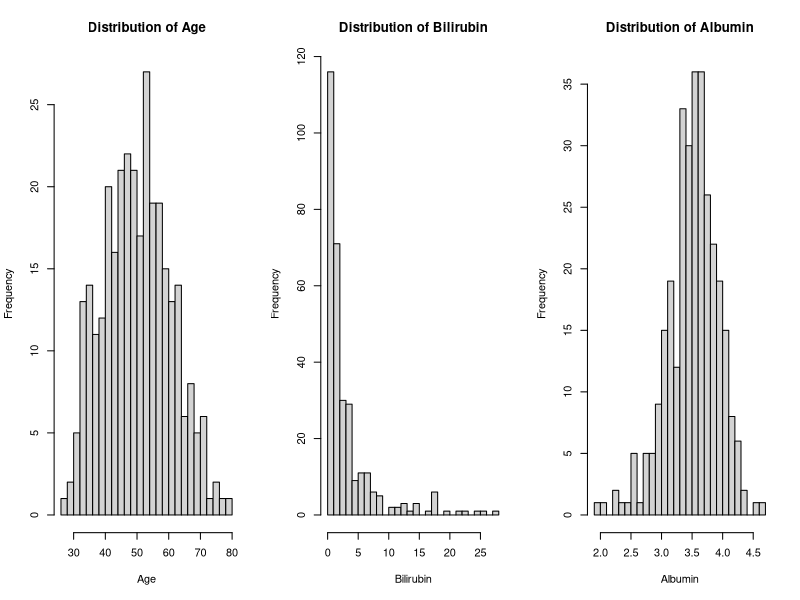
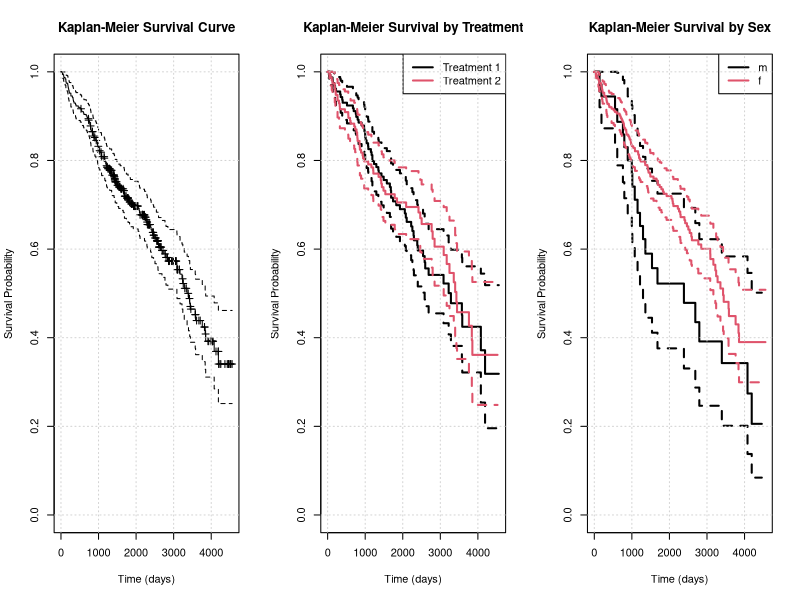
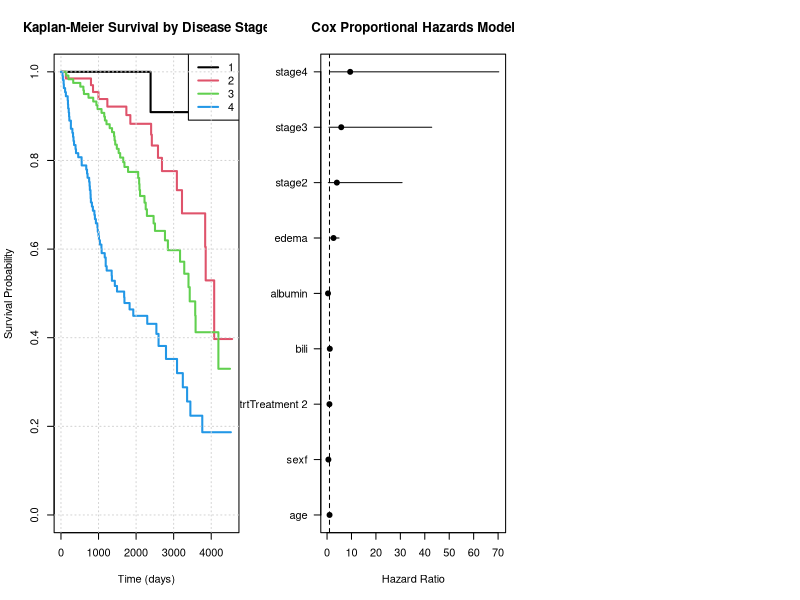
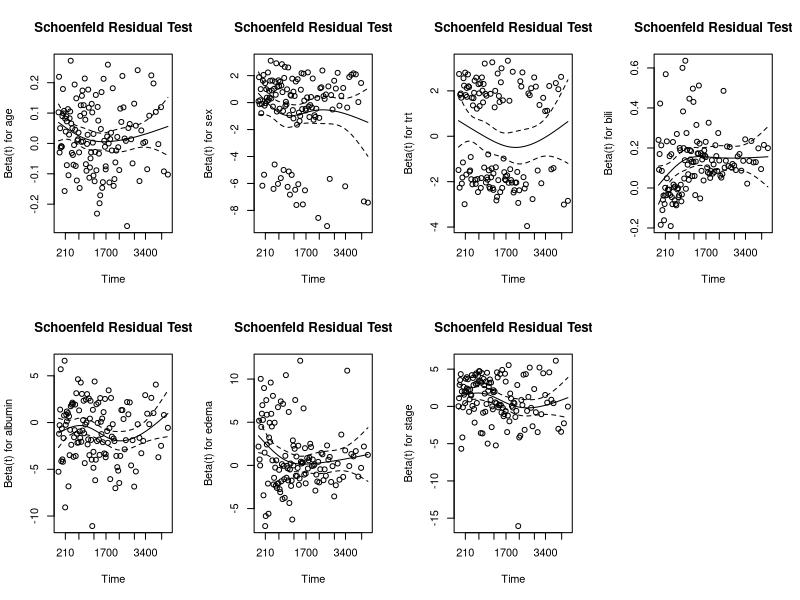

Recreate these plots in R, in order.
# ============================================================
# SURVIVAL ANALYSIS - PBC DATASET
# ONLY survival PACKAGE REQUIRED
# ============================================================

# Install ONLY if needed
# install.packages("survival")

library(survival)

# Load PBC dataset
data("pbc", package = "survival")

# Check data
head(pbc)
dim(pbc)
summary(pbc)


# ------------------------------------------------------------
# 1. SELECT VARIABLES
# ------------------------------------------------------------

data <- pbc[, c(
  "time",
  "status",
  "trt",
  "age",
  "sex",
  "bili",
  "albumin",
  "edema",
  "stage"
)]


# ------------------------------------------------------------
# 2. CREATE EVENT VARIABLE
# ------------------------------------------------------------
# Original:
# 0 = censored
# 1 = transplant
# 2 = death
#
# Here:
# 0 = censored
# 1 = death

data$status_death <- ifelse(data$status == 2, 1, 0)


# ------------------------------------------------------------
# 3. REMOVE MISSING VALUES
# ------------------------------------------------------------

data <- na.omit(data)

dim(data)

table(data$status_death)

prop.table(table(data$status_death)) * 100


# ------------------------------------------------------------
# 4. CONVERT CATEGORICAL VARIABLES
# ------------------------------------------------------------

data$trt <- factor(
  data$trt,
  levels = c(1, 2),
  labels = c("Treatment 1", "Treatment 2")
)

data$sex <- factor(data$sex)

data$stage <- factor(data$stage)


# ============================================================
# 5. BASIC EXPLORATORY ANALYSIS
# ============================================================

summary(data)
par(mfrow=c(1,3))
hist(
  data$age,
  main = "Distribution of Age",
  xlab = "Age",
  breaks = 20
)

hist(
  data$bili,
  main = "Distribution of Bilirubin",
  xlab = "Bilirubin",
  breaks = 20
)

hist(
  data$albumin,
  main = "Distribution of Albumin",
  xlab = "Albumin",
  breaks = 20
)


# ============================================================
# 6. SURVIVAL OBJECT
# ============================================================

surv_object <- Surv(
  data$time,
  data$status_death
)

head(surv_object)


# ============================================================
# 7. OVERALL KAPLAN-MEIER ANALYSIS
# ============================================================

km_fit <- survfit(
  surv_object ~ 1,
  data = data
)

summary(km_fit)

# Median survival
km_fit$table

# Kaplan-Meier plot
plot(
  km_fit,
  main = "Kaplan-Meier Survival Curve",
  xlab = "Time (days)",
  ylab = "Survival Probability",
  conf.int = TRUE,
  mark.time = TRUE
)

grid()


# ============================================================
# 8. SURVIVAL BY TREATMENT
# ============================================================

km_trt <- survfit(
  Surv(time, status_death) ~ trt,
  data = data
)

summary(km_trt)

plot(
  km_trt,
  col = 1:2,
  lwd = 2,
  main = "Kaplan-Meier Survival by Treatment",
  xlab = "Time (days)",
  ylab = "Survival Probability",
  conf.int = TRUE
)

legend(
  "topright",
  legend = levels(data$trt),
  col = 1:2,
  lwd = 2
)

grid()


# ------------------------------------------------------------
# 9. LOG-RANK TEST: TREATMENT
# ------------------------------------------------------------

logrank_trt <- survdiff(
  Surv(time, status_death) ~ trt,
  data = data
)

print(logrank_trt)

p_trt <- 1 - pchisq(
  logrank_trt$chisq,
  df = length(logrank_trt$n) - 1
)

cat("Treatment log-rank p-value =", p_trt, "\n")


# ============================================================
# 10. SURVIVAL BY SEX
# ============================================================

km_sex <- survfit(
  Surv(time, status_death) ~ sex,
  data = data
)

plot(
  km_sex,
  col = 1:length(levels(data$sex)),
  lwd = 2,
  main = "Kaplan-Meier Survival by Sex",
  xlab = "Time (days)",
  ylab = "Survival Probability",
  conf.int = TRUE
)

legend(
  "topright",
  legend = levels(data$sex),
  col = 1:length(levels(data$sex)),
  lwd = 2
)

grid()


# ------------------------------------------------------------
# 11. LOG-RANK TEST: SEX
# ------------------------------------------------------------

logrank_sex <- survdiff(
  Surv(time, status_death) ~ sex,
  data = data
)

print(logrank_sex)

p_sex <- 1 - pchisq(
  logrank_sex$chisq,
  df = length(logrank_sex$n) - 1
)

cat("Sex log-rank p-value =", p_sex, "\n")


# ============================================================
# 12. SURVIVAL BY DISEASE STAGE
# ============================================================

km_stage <- survfit(
  Surv(time, status_death) ~ stage,
  data = data
)

plot(
  km_stage,
  col = 1:length(levels(data$stage)),
  lwd = 2,
  main = "Kaplan-Meier Survival by Disease Stage",
  xlab = "Time (days)",
  ylab = "Survival Probability",
  conf.int = FALSE
)

legend(
  "topright",
  legend = levels(data$stage),
  col = 1:length(levels(data$stage)),
  lwd = 2
)

grid()


# ------------------------------------------------------------
# 13. LOG-RANK TEST: STAGE
# ------------------------------------------------------------

logrank_stage <- survdiff(
  Surv(time, status_death) ~ stage,
  data = data
)

print(logrank_stage)

p_stage <- 1 - pchisq(
  logrank_stage$chisq,
  df = length(logrank_stage$n) - 1
)

cat("Stage log-rank p-value =", p_stage, "\n")


# ============================================================
# 14. COX PROPORTIONAL HAZARDS MODEL
# ============================================================

cox_model <- coxph(
  Surv(time, status_death) ~
    age + sex + trt + bili + albumin + edema + stage,
  data = data
)

summary(cox_model)


# ============================================================
# 15. HAZARD RATIOS
# ============================================================

HR <- exp(coef(cox_model))

CI <- exp(confint(cox_model))

p_values <- summary(cox_model)$coefficients[, 5]

cox_results <- data.frame(
  Variable = names(HR),
  Hazard_Ratio = HR,
  Lower_95_CI = CI[, 1],
  Upper_95_CI = CI[, 2],
  P_Value = p_values
)

print(cox_results)


# ============================================================
# 16. COX MODEL RESULTS
# ============================================================

print(cox_results)

# Plot estimated hazard ratios with 95% confidence intervals

HR <- cox_results$Hazard_Ratio
lower <- cox_results$Lower_95_CI
upper <- cox_results$Upper_95_CI

plot(
  HR,
  seq_along(HR),
  xlim = range(c(lower, upper)),
  yaxt = "n",
  xlab = "Hazard Ratio",
  ylab = "",
  main = "Cox Proportional Hazards Model",
  pch = 19
)

segments(
  lower,
  seq_along(HR),
  upper,
  seq_along(HR)
)

abline(
  v = 1,
  lty = 2
)

axis(
  2,
  at = seq_along(HR),
  labels = cox_results$Variable,
  las = 1
)

# ============================================================
# 17. PROPORTIONAL HAZARDS ASSUMPTION
# ============================================================

ph_test <- cox.zph(cox_model)

par(mfrow=c(2,4))

plot(
  ph_test,
  main="Schoenfeld Residual Test"
)

par(mfrow=c(1,1))

# ============================================================
# 18. FINAL SUMMARY
# ============================================================

cat("\n====================================\n")
cat("FINAL SURVIVAL ANALYSIS SUMMARY\n")
cat("====================================\n")

cat("Number of patients:", nrow(data), "\n")

cat(
  "Number of deaths:",
  sum(data$status_death == 1),
  "\n"
)

cat(
  "Number censored:",
  sum(data$status_death == 0),
  "\n"
)

cat(
  "Treatment log-rank p-value:",
  p_trt,
  "\n"
)

cat(
  "Sex log-rank p-value:",
  p_sex,
  "\n"
)

cat(
  "Stage log-rank p-value:",
  p_stage,
  "\n"
)

cat("\nCox Regression Results:\n")

print(cox_results)

cat("\nProportional Hazards Test:\n")

print(ph_test)
